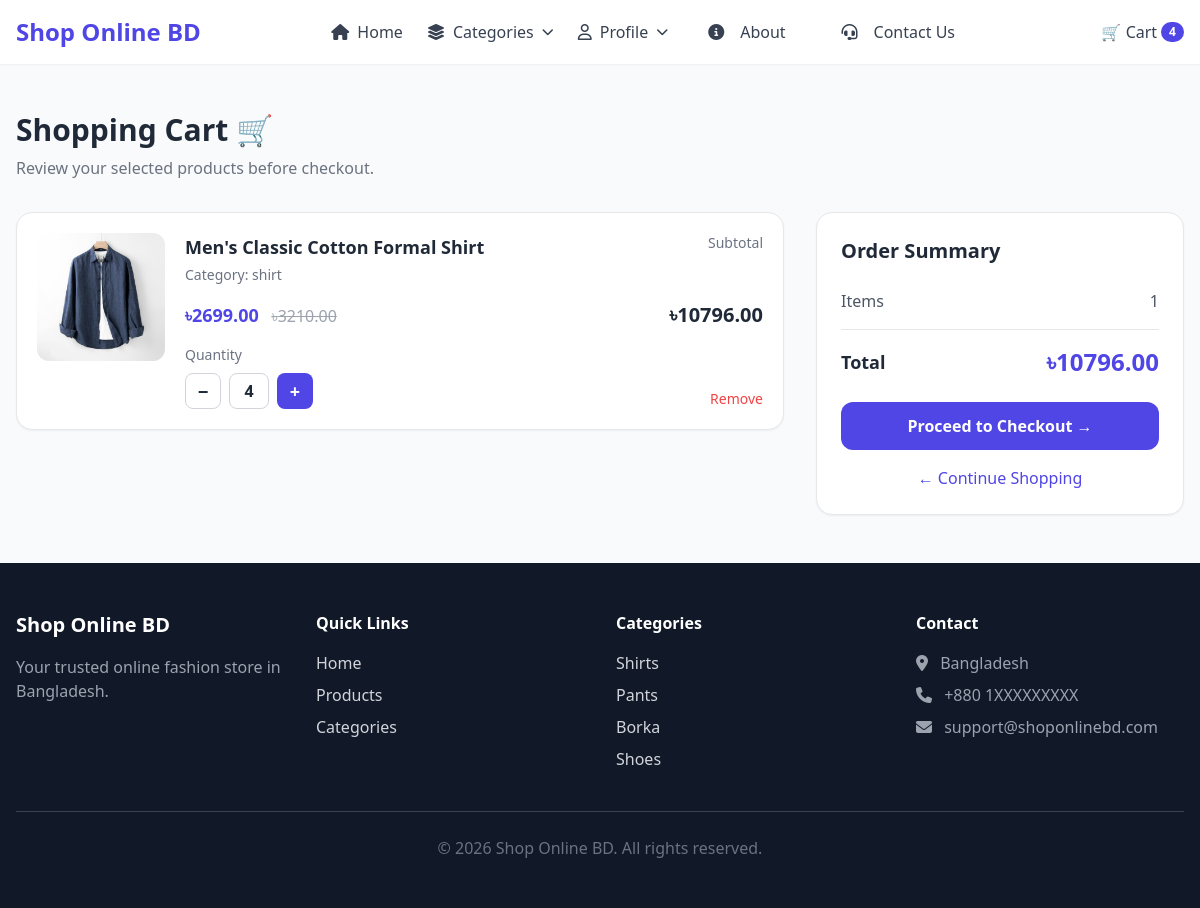
Before: /cart/ (signed in) with the older database file.
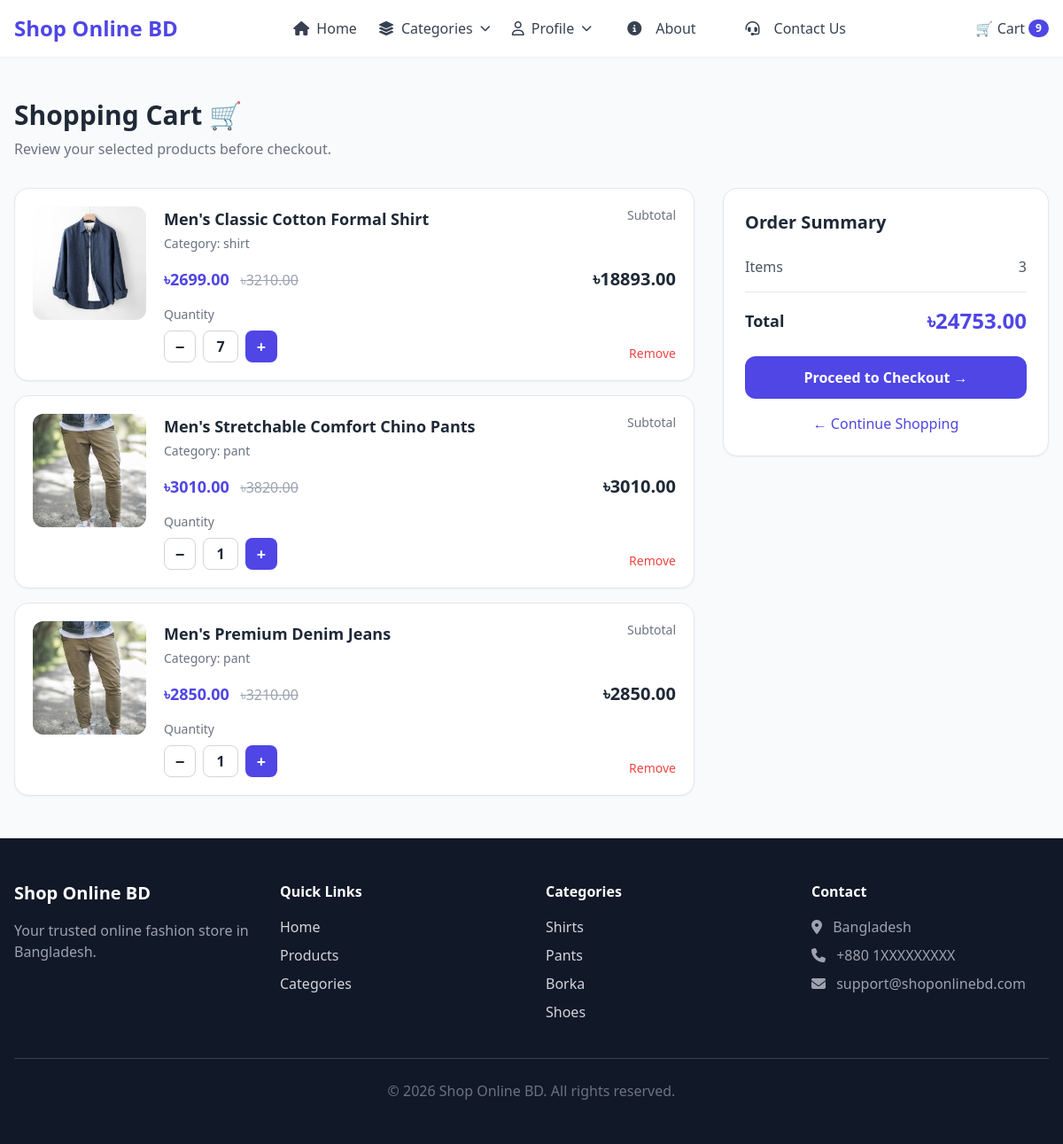
After: the same page with the newer database file.
### shop/models.py (models this page shows, shortened)
class CartItem(models.Model):
    cart = models.ForeignKey(Cart, on_delete=models.CASCADE, related_name="items")
    product = models.ForeignKey(Product, on_delete=models.CASCADE)
    quantity = models.PositiveIntegerField(default=1)
    created_at = models.DateTimeField(auto_now_add=True)
    updated_at = models.DateTimeField(auto_now=True)
    class Meta:
        constraints = [
            models.UniqueConstraint(
                fields=["cart", "product"], name="unique_product_per_cart"
            )
        ]

class Product(models.Model):
    name = models.CharField(max_length=100)
    price = models.DecimalField(max_digits=10, decimal_places=2)
    discounted_price = models.DecimalField(
        max_digits=10, decimal_places=2, null=True, blank=True
    )
    image = models.ImageField(upload_to="productImages/")
    description = models.TextField()
    category = models.CharField(max_length=30, choices=CATEGORY_CHOICES)

### shop/views.py (the view)
class CartView(LoginRequiredMixin, View):
    def get(self, request):
        cart, created = Cart.objects.get_or_create(user=request.user)
        cart_items = cart.items.select_related("product")
        total = 0
        for item in cart_items:
            price = (
                item.product.discounted_price
                if item.product.discounted_price
                else item.product.price
            )
            item.subtotal = price * item.quantity
            total += item.subtotal
        return render(
            request,
            "shop/cart.html",
            {
                "cart_items": cart_items,
                "total": total,
            },
        )

### shop/context_processors.py (called while the page is built)
def cart_count(request):
    if request.user.is_authenticated:
        cart = Cart.objects.filter(user=request.user).first()
        if cart:
            count = sum(item.quantity for item in cart.items.all())
            return {"cart_count": count}
    return {"cart_count": 0}

### templates/shop/cart.html (shortened to what this page needs)
{% extends "shop/base.html" %}
{% block content %}
<section class="max-w-7xl mx-auto px-4 py-12">
    <div class="mb-8">
        <h1 class="text-3xl font-bold text-gray-800">
            Shopping Cart 🛒
        </h1>
        <p class="text-gray-500 mt-2">
            Review your selected products before checkout.
        </p>
    </div>
    {% if cart_items %}
    <div class="grid lg:grid-cols-3 gap-8">
        <div
            id="cart-items-container"
            class="lg:col-span-2 space-y-4">
            {% for item in cart_items %}
            <div
                id="cart-item-{{ item.id }}"
                class="bg-white rounded-2xl shadow-sm border
                       p-5 flex flex-col sm:flex-row gap-5">
                <div class="w-full sm:w-32 h-32 flex-shrink-0">
                    <img
                        src="{{ item.product.image.url }}"
                        alt="{{ item.product.name }}"
                        class="w-full h-full object-cover rounded-xl">
                </div>
                <div class="flex-1">
                    <h2 class="text-lg font-semibold text-gray-800">
                        {{ item.product.name }}
                    </h2>
                    <p class="text-sm text-gray-500 mt-1">
                        Category: {{ item.product.category }}
                    </p>
                    <div class="mt-4">
                        {% if item.product.discounted_price %}
                        <span class="text-indigo-600 font-bold text-lg">
                            ৳{{ item.product.discounted_price }}
                        </span>
                        <span class="text-gray-400 line-through ml-2">
                            ৳{{ item.product.price }}
                        </span>
                        {% else %}
                        <span class="text-indigo-600 font-bold text-lg">
                            ৳{{ item.product.price }}
                        </span>
                        {% endif %}
                    </div>
                    <div class="mt-4">
                        <span class="text-sm text-gray-500 block mb-2">
                            Quantity
                        </span>
                        <div class="flex items-center gap-2">
                            <button
                                type="button"
                                data-cart-action="decrease"
                                data-url="{% url 'decrease_cart' item.id %}"
                                data-item-id="{{ item.id }}"
                                class="w-9 h-9 flex items-center justify-center
                                       border border-gray-300 rounded-lg
                                       hover:bg-gray-100
                                       text-lg font-semibold
                                       transition">
                                −
                            </button>
                            <span
                                id="quantity-{{ item.id }}"
                                class="w-10 h-9 flex items-center justify-center
                                       border border-gray-300 rounded-lg
                                       font-semibold">
                                {{ item.quantity }}
                            </span>
                            <button
                                type="button"
                                data-cart-action="increase"
                                data-url="{% url 'increase_cart' item.id %}"
                                data-item-id="{{ item.id }}"
                                class="w-9 h-9 flex items-center justify-center
                                       bg-indigo-600 text-white rounded-lg
                                       hover:bg-indigo-700
                                       text-lg font-semibold
                                       transition">
                                +
                            </button>
                        </div>
                    </div>
                </div>
                <div
                    class="flex sm:flex-col
                           justify-between items-end">
                    <p class="text-sm text-gray-500">
                        Subtotal
                    </p>
                    <p
                        id="subtotal-{{ item.id }}"
                        class="text-xl font-bold text-gray-800">
                        ৳{{ item.subtotal }}
                    </p>
                    <button
                        type="button"
                        data-cart-action="remove"
                        data-url="{% url 'remove_cart' item.id %}"
                        data-item-id="{{ item.id }}"
                        class="text-sm text-red-500
                               hover:text-red-700 mt-3
                               transition">
                        Remove
                    </button>
                </div>
            </div>
            {% endfor %}
        </div>
        <div>
            <div
                class="bg-white rounded-2xl shadow-sm border p-6
                       sticky top-6">
                <h2 class="text-xl font-bold text-gray-800 mb-6">
                    Order Summary
                </h2>
                <div
                    class="flex justify-between text-gray-600 mb-3">
                    <span>
                        Items
                    </span>
                    <span id="cart-items-count">
                        {{ cart_items|length }}
                    </span>
                </div>
                <div class="border-t pt-4 mt-4">
                    <div class="flex justify-between items-center">
                        <span class="text-lg font-semibold">
                            Total
                        </span>
                        <span
                            id="cart-total"
                            class="text-2xl font-bold text-indigo-600">
                            ৳{{ total }}
                        </span>
                    </div>
                </div>
                <a
                    href="{% url 'checkout' %}"
                    class="block w-full mt-6 bg-indigo-600
                        hover:bg-indigo-700
                        text-white font-semibold
                        py-3 rounded-xl
                        text-center
                        transition duration-200">
                    Proceed to Checkout →
                </a>
                <a
                    href="{% url 'home' %}"
                    class="block text-center mt-4
                           text-indigo-600
                           hover:text-indigo-700
                           font-medium">
                    ← Continue Shopping
                </a>
            </div>
        </div>
    </div>
    {% endif %}
</section>
{% endblock %}

### templates/shop/base.html (shortened to what this page needs)
{% load static %}
<!DOCTYPE html>
<html lang="en">
    <head>
        <script src="https://cdn.tailwindcss.com"></script>
        <link rel="stylesheet"
            href="https://cdnjs.cloudflare.com/ajax/libs/font-awesome/6.5.2/css/all.min.css">
    </head>
    <body class="bg-gray-50 text-gray-800">
        <header class="bg-white shadow-sm sticky top-0 z-50">
            <div class="max-w-7xl mx-auto px-4">
                <div class="flex items-center justify-between h-16">
                    <a href="{% url 'home' %}"
                        class="text-xl sm:text-2xl font-bold text-indigo-600 whitespace-nowrap">
                        Shop Online BD
                    </a>
                    {% if request.user.is_authenticated %}
                    <nav class="hidden lg:flex items-center gap-6 xl:gap-8">
                        <a href="{% url 'home' %}"
                            class="flex items-center gap-2 text-gray-700 hover:text-indigo-600">
                            <i class="fa-solid fa-house"></i>
                            Home
                        </a>
                        <div class="relative group">
                            <button
                                class="flex items-center gap-2 text-gray-700 hover:text-indigo-600">
                                <i class="fa-solid fa-layer-group"></i>
                                Categories
                                <i class="fa-solid fa-chevron-down text-xs"></i>
                            </button>
                        </div>
                        <div class="relative group">
                            <button
                                class="flex items-center gap-2 text-gray-700 hover:text-indigo-600">
                                <i class="fa-regular fa-user"></i>
                                Profile
                                <i class="fa-solid fa-chevron-down text-xs"></i>
                            </button>
                        </div>
                        <a href="{% url 'about' %}"
                            class="flex items-center gap-3 px-4 py-3 rounded-lg
          text-gray-700 hover:bg-gray-100 hover:text-indigo-600">
                            <i class="fa-solid fa-circle-info w-5"></i>
                            About
                        </a>
                        <a href="{% url 'contact' %}"
                            class="flex items-center gap-3 px-4 py-3 rounded-lg
          text-gray-700 hover:bg-gray-100 hover:text-indigo-600">
                            <i class="fa-solid fa-headset w-5"></i>
                            Contact Us
                        </a>
                    </nav>
                    <div class="hidden lg:flex items-center">
                        <a
                            href="{% url 'cart' %}"
                            class="relative flex items-center gap-1
                                 text-gray-700 hover:text-indigo-600">
                            🛒 Cart
                            {% if cart_count > 0 %}
                            <span
                                id="navbar-cart-count"
                                class="bg-indigo-600 text-white
                                    text-xs font-bold
                                    rounded-full px-2 py-0.5">
                                {{ cart_count }}
                            </span>
                            {% endif %}
                        </a>
                    </div>
                    {% endif %}
                </div>
            </div>
        </header>
        {% block content %}
        {% endblock %}
        <footer class="bg-gray-900 text-gray-300">
            <div class="max-w-7xl mx-auto px-4 py-12">
                <div class="grid grid-cols-1 md:grid-cols-4 gap-8">
                    <div>
                        <h3 class="text-xl font-bold text-white mb-4">
                            Shop Online BD
                        </h3>
                        <p class="text-gray-400">
                            Your trusted online fashion store in Bangladesh.
                        </p>
                    </div>
                    <div>
                        <h3 class="font-semibold text-white mb-4">
                            Quick Links
                        </h3>
                        <ul class="space-y-2">
                            <li>
                                <a href="{% url 'home' %}"
                                    class="hover:text-white">
                                    Home
                                </a>
                            </li>
                            <li>
                                <a href="#products"
                                    class="hover:text-white">
                                    Products
                                </a>
                            </li>
                            <li>
                                <a href="#"
                                    class="hover:text-white">
                                    Categories
                                </a>
                            </li>
                        </ul>
                    </div>
                    <div>
                        <h3 class="font-semibold text-white mb-4">
                            Categories
                        </h3>
                        <ul class="space-y-2">
                            <li>
                                <a href="{% url 'categoryProducts' 'shirt' %}"
                                    class="hover:text-white">
                                    Shirts
                                </a>
                            </li>
                            <li>
                                <a href="{% url 'categoryProducts' 'pant' %}"
                                    class="hover:text-white">
                                    Pants
                                </a>
                            </li>
                            <li>
                                <a href="{% url 'categoryProducts' 'borka' %}"
                                    class="hover:text-white">
                                    Borka
                                </a>
                            </li>
                            <li>
                                <a href="{% url 'categoryProducts' 'shoes' %}"
                                    class="hover:text-white">
                                    Shoes
                                </a>
                            </li>
                        </ul>
                    </div>
                    <div>
                        <h3 class="font-semibold text-white mb-4">
                            Contact
                        </h3>
                        <ul class="space-y-2 text-gray-400">
                            <li>
                                <i class="fa-solid fa-location-dot mr-2"></i>
                                Bangladesh
                            </li>
                            <li>
                                <i class="fa-solid fa-phone mr-2"></i>
                                +880 1XXXXXXXXX
                            </li>
                            <li>
                                <i class="fa-solid fa-envelope mr-2"></i>
                                support@shoponlinebd.com
                            </li>
                        </ul>
                    </div>
                </div>
                <div
                    class="border-t border-gray-700 mt-10 pt-6 text-center text-gray-500">
                    © 2026 Shop Online BD. All rights reserved.
                </div>
            </div>
        </footer>
    </body>
</html>

Changed rows visible on the page:
changed CartItem "Men's Classic Cotton Formal Shirt": quantity "4" → "7"; subtotal "10796.00" → "18893.00"
added CartItem: product.image (picture), product.name "Men's Stretchable Comfort Chino Pants", product.category "pant", product.discounted_price "3010.00", product.price "3820.00", quantity "1", subtotal "3010.00"
added CartItem: product.image (picture), product.name "Men's Premium Denim Jeans", product.category "pant", product.discounted_price "2850.00", product.price "3210.00", quantity "1", subtotal "2850.00"
Other visible differences:
{{ cart_count }}: "4" → "9"
{{ cart_items|length }}: "1" → "3"
{{ total }}: "10796.00" → "24753.00"
